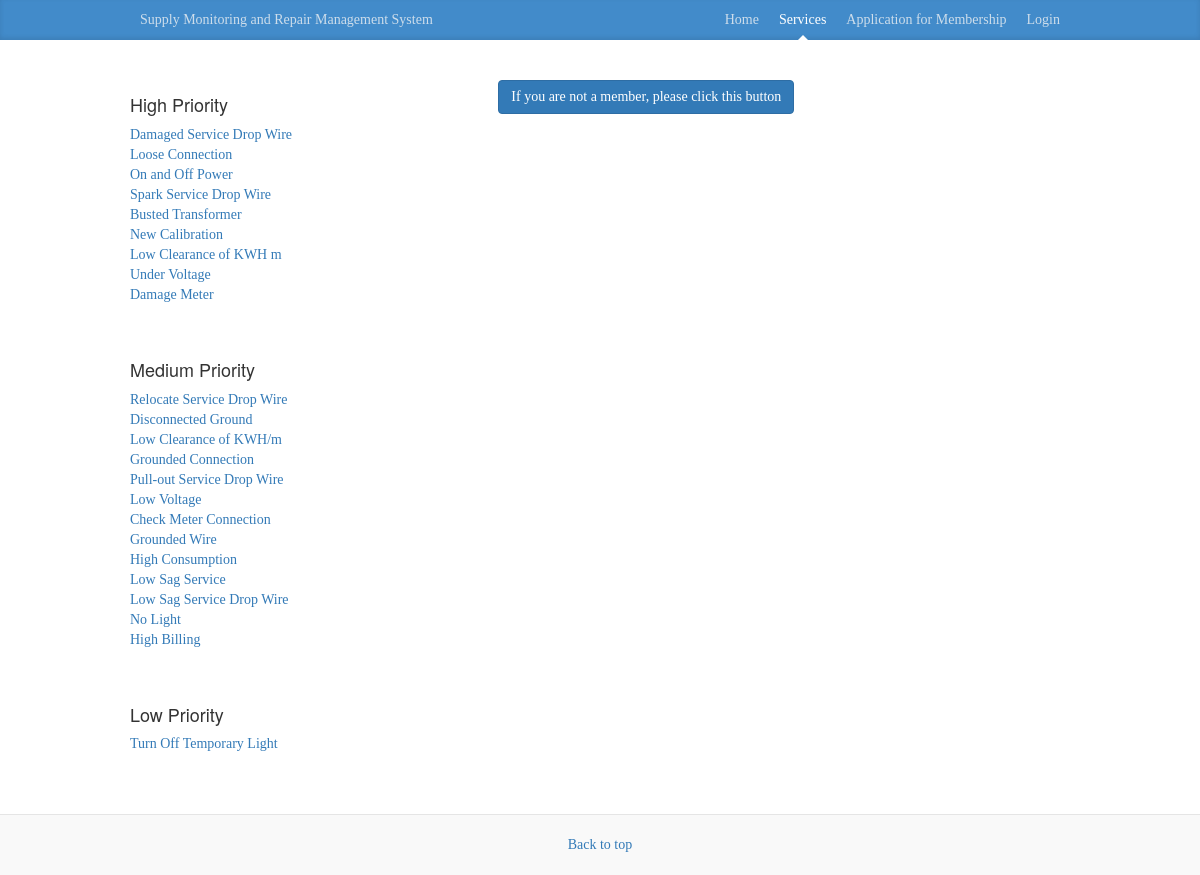
The page /complaints_requirements.php on the database its author committed.
### tables this page shows
CREATE TABLE `nature` (
  `id` int(11) NOT NULL,
  `type` varchar(255) DEFAULT NULL,
  `name` varchar(255) DEFAULT NULL,
  `emergency_level` varchar(255) DEFAULT NULL,
  `requirements` text,
  `alloted_time` varchar(255) DEFAULT NULL,
  `description` text
);

### backend/model.php (called while the page is built, shortened)
<?php
class Model {
	protected $db;
	public function __construct(){
		$server 	= "localhost";
		$db 		= "meralco";
		$username 	= "root";
		$charset 	= "utf8";
		$password 	= "";
		$db = new PDO("mysql:host=$server;dbname=$db;charset=$charset", $username, $password);
		$this->db = $db;
		$x = $this->getAllActiveLineman();
		$this->getSetting();
	}
	public function getAllActiveLineman(){
		$records = array();
		$branch = $this->getBranchById($_SESSION['user']['branch_id']);
		$branch = $branch['municipality'];
		$stmnt   = $this->db->prepare("
				SELECT t1.id,CONCAT(t2.firstname,' ',t2.lastname) as name FROM user t1
				left join info t2 on t1.id = t2.userid
				WHERE t1.type = ?
				AND t2.municipality LIKE '%".$branch."%'
				AND t1.deleted = 0
			");
		$stmnt->execute(array("line_man"));
		while($row = $stmnt->fetch()){
			$records[] = $row;
		}
		return $records;
	}
	public function getNatureByTypeAndPriority($type){
		$records = array();
		$records['Low'] = array();
		$records['Medium'] = array();
		$records['High'] = array();
		$stmnt 	= $this->db->prepare("
				SELECT * FROM nature
				WHERE type = ?
			");
		$stmnt->execute(array($type));
		while($row = $stmnt->fetch()){
			$records[$row['emergency_level']][] = $row;
		}
		return $records;
	}
	public function getSetting(){
		return  $this->db->query("SELECT * FROM setting LIMIT 1")->fetch();
	}
	public function getBranchById($id){
		$stmnt =  $this->db->prepare("
				SELECT *
				FROM branch
				where id = ?
				LIMIT 1
			");
		$stmnt->execute(array($id));
		return $stmnt->fetch();
	}
}

### backend/process.php (called while the page is built)
<?php
      include_once "model.php";
      $model = new Model();

### complaints_requirements.php (the view, shortened to what this page needs)
<?php include_once "backend/process.php"; ?>
<!DOCTYPE html>
<html lang="en">
  <head>
    <link href="css/bootstrap.min.css" rel="stylesheet">
    <link href="css/blog.css" rel="stylesheet">
  </head>
  <body>
    <div class="blog-masthead">
      <div class="container">
        <nav class="blog-nav">
           <li class="this"><a href="" class="blog-nav-item ">Supply Monitoring and Repair Management System</a></li>
           <li class="this"><a class="blog-nav-item pull-right" href="login.php">Login</a></li>
           <li class="this"><a class="blog-nav-item pull-right" href="registration.php">Application for Membership</a></li>
           <li class="this"><a class="blog-nav-item pull-right active" href="complaints_requirements.php">Services</a>
           </li>
           <li class="this "><a class="blog-nav-item pull-right " href="index.php">Home</a></li>
        </nav>
      </div>
    </div>
    <div class="container">
    <br>
    <br>
    <?php $services = $model->getNatureByTypeAndPriority("complaint"); ?>
     <div class="row">
        <div class="col-sm-3 blog-sidebar">
          <div class="sidebar-module">
            <h4>High Priority</h4>
            <ol class="list-unstyled">
              <?php foreach($services['High'] as $idx => $s) :?>
                <li><a class="getContent" data-id="<?= $s['id'];?>" href="#"><?= $s['name'];?></a></li>
              <?php endforeach ?>
            </ol>
          </div>
          <div class="sidebar-module">
            <h4>Medium Priority</h4>
            <ol class="list-unstyled">
                <?php foreach($services['Medium'] as $idx => $s) :?>
                <li><a class="getContent" data-id="<?= $s['id'];?>" href="#"><?= $s['name'];?></a></li>
              <?php endforeach ?>
            </ol>
          </div>
          <div class="sidebar-module">
            <h4>Low Priority</h4>
            <ol class="list-unstyled">
              <?php foreach($services['Low'] as $idx => $s) :?>
                <li><a class="getContent" data-id="<?= $s['id'];?>" href="#"><?= $s['name'];?></a></li>
              <?php endforeach ?>
            </ol>
          </div>
        </div>
        <div class="col-sm-8 col-sm-offset-1 blosg-main">
          <a href="registration.php" style="margin-left:45px;" class="btn btn-ssm btn-default btn-primary">If you are not a member, please click this button</a>
           <br>
           <br>
        </div>
      </div>
    </div>
    <footer class="blog-footer">
      <p>
        <a href="#">Back to top</a>
      </p>
    </footer>
  </body>
</html>

### css/blog.css (style rules this page uses)
body { font-family: Georgia, "Times New Roman", Times, serif; color: #555; }
h1, .h1, h2, .h2, h3, .h3, h4, .h4, h5, .h5, h6, .h6,button { margin-top: 0; font-family: "Helvetica Neue", Helvetica, Arial, sans-serif; font-weight: normal; color: #333; }
@media (min-width: 1200px) { .container { width: 970px; } }
.blog-masthead { background-color: #428bca; -webkit-box-shadow: inset 0 -2px 5px rgba(0,0,0,.1); box-shadow: inset 0 -2px 5px rgba(0,0,0,.1); }
.blog-nav-item { position: relative; display: inline-block; padding: 10px; font-weight: 500; color: #cdddeb; }
.blog-nav .active { color: #fff; }
.blog-nav .active:after { position: absolute; bottom: 0; left: 50%; width: 0; height: 0; margin-left: -5px; vertical-align: middle; content: " "; border-right: 5px solid transparent; border-bottom: 5px solid; border-left: 5px solid transparent; }
.sidebar-module { padding: 15px; margin: 0 -15px 15px; }
.blog-footer { margin-top: 20px; padding: 20px 0; color: #999; text-align: center; background-color: #f9f9f9; border-top: 1px solid #e5e5e5; }
.blog-footer p:last-child { margin-bottom: 0; }
.blog-nav { list-style-type: none; }
.blog-nav li.this { display: inline; position: relative; }

### rows shown on the page
nature: name "Damaged Service Drop Wire"
nature: name "Loose Connection"
nature: name "On and Off Power"
nature: name "Spark Service Drop Wire"
nature: name "Busted Transformer"
nature: name "New Calibration"
nature: name "Low Clearance of KWH m"
nature: name "Under Voltage"
nature: name "Damage Meter"
nature: name "Relocate Service Drop Wire"
nature: name "Disconnected Ground"
nature: name "Low Clearance of KWH/m"
nature: name "Grounded Connection"
nature: name "Pull-out Service Drop Wire"
nature: name "Low Voltage"
nature: name "Check Meter Connection"
nature: name "Grounded Wire"
nature: name "High Consumption"
nature: name "Low Sag Service"
nature: name "Low Sag Service Drop Wire"
nature: name "No Light"
nature: name "High Billing"
nature: name "Turn Off Temporary Light"
